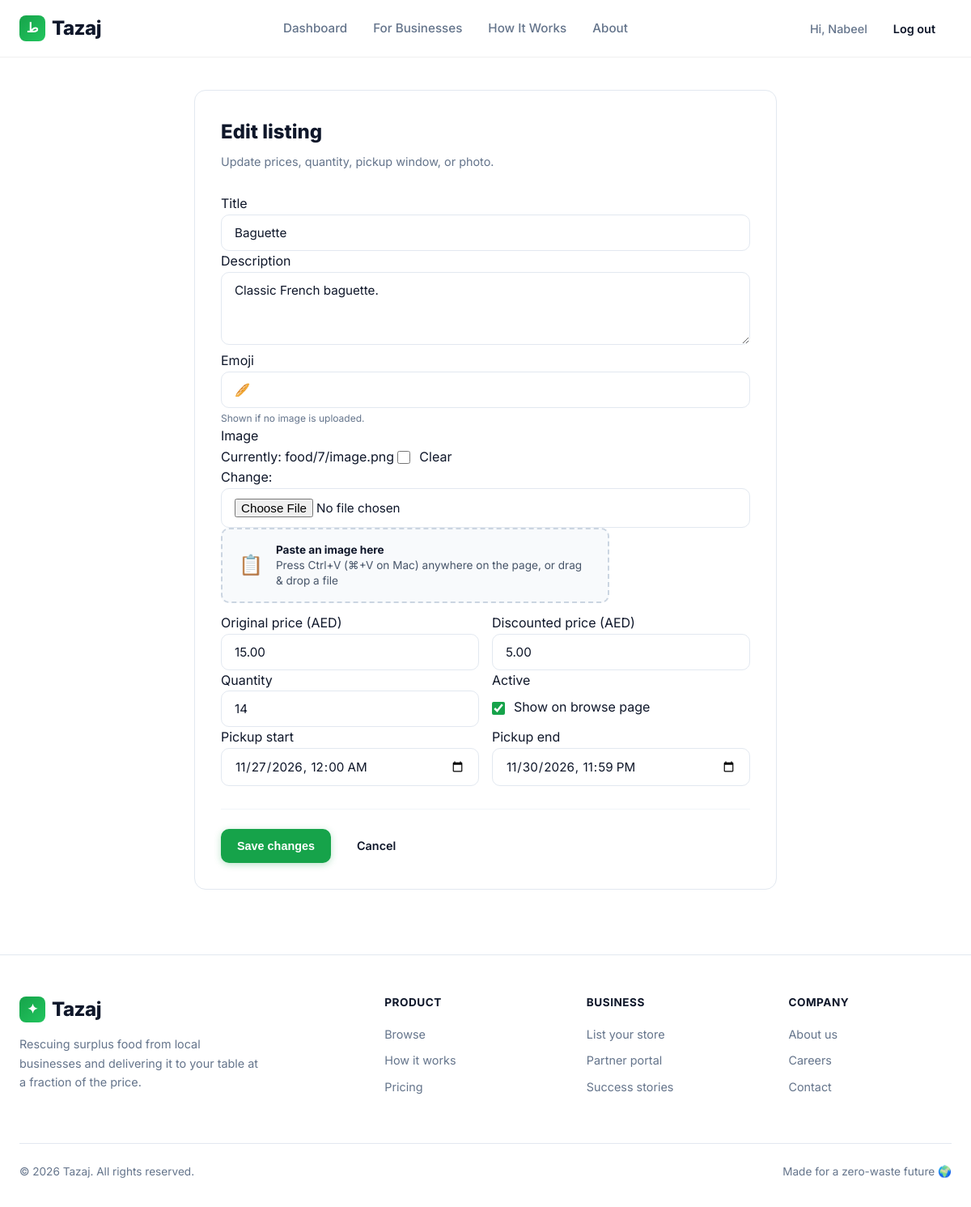
The page /dashboard/food/7/edit/ (signed in) on the database its author committed.
### main/models.py (models this page shows, shortened)
class User(AbstractUser):
    CUSTOMER = 'customer'
    BUSINESS = 'business'
    ADMIN = 'admin'
    ROLE_CHOICES = [
        (CUSTOMER, 'Customer'),
        (BUSINESS, 'Business'),
        (ADMIN, 'Admin'),
    ]
    role = models.CharField(
        max_length=20,
        choices=ROLE_CHOICES,
        default=CUSTOMER,
    )
    def is_business(self):
        return self.role == self.BUSINESS

class Food(models.Model):
    shop = models.ForeignKey(
        Shop,
        on_delete=models.CASCADE,
        related_name='foods',
    )
    title = models.CharField(max_length=140)
    description = models.TextField(blank=True)
    original_price = models.DecimalField(max_digits=8, decimal_places=2)
    discounted_price = models.DecimalField(max_digits=8, decimal_places=2)
    quantity = models.PositiveIntegerField(default=1)
    pickup_start = models.DateTimeField()
    pickup_end = models.DateTimeField()
    emoji = models.CharField(max_length=8, default='🍽️')
    image = models.ImageField(
        upload_to=food_image_path,
        blank=True,
        null=True,
    )
    is_active = models.BooleanField(default=True)
    created_at = models.DateTimeField(auto_now_add=True)
    class Meta:
        ordering = ['pickup_end']

### main/views.py (the view)
# urls.py: path("dashboard/food/<int:pk>/edit/", views.food_edit, name="food_edit"),
@login_required
def food_edit(request, pk):
    _require_business(request)
    shop = get_object_or_404(Shop, owner=request.user)
    food = get_object_or_404(Food, pk=pk, shop=shop)
    if request.method == "POST":
        form = FoodForm(request.POST, request.FILES, instance=food)
        if form.is_valid():
            form.save()
            messages.success(request, f"Listing “{food.title}” updated.")
            return redirect("dashboard")
    else:
        form = FoodForm(instance=food)
    return render(
        request,
        "dashboard/food_form.html",
        {"form": form, "mode": "edit", "shop": shop, "food": food},
    )

### main/views.py (called while the page is built)
def _require_business(request):
    if not request.user.is_authenticated or not request.user.is_business():
        raise PermissionDenied

### templates/dashboard/food_form.html (shortened to what this page needs)
{% extends "base.html" %}
{% load static %}
{% block extra_css %}
    <link rel="stylesheet" href="{% static 'css/dashboard.css' %}">
{% endblock %}
{% block content %}
<div class="dash-page">
    <div class="form-card">
        <h1>
            {% if mode == "create" %}New listing{% else %}Edit listing{% endif %}
        </h1>
        <p>
            {% if mode == "create" %}
                Add a surplus item customers can reserve.
            {% else %}
                Update prices, quantity, pickup window, or photo.
            {% endif %}
        </p>
        <form method="post" enctype="multipart/form-data" novalidate>
            <div class="form-group">
                <label for="{{ form.title.id_for_label }}">Title</label>
                {{ form.title }}
            </div>
            <div class="form-group">
                <label for="{{ form.description.id_for_label }}">Description</label>
                {{ form.description }}
            </div>
            <div class="form-group">
                <label for="{{ form.emoji.id_for_label }}">Emoji</label>
                {{ form.emoji }}
                <span class="helptext">Shown if no image is uploaded.</span>
            </div>
            <div class="form-group">
                <label for="{{ form.image.id_for_label }}">Image</label>
                {{ form.image }}
            </div>
            <div class="form-row">
                <div class="form-group">
                    <label for="{{ form.original_price.id_for_label }}">Original price (AED)</label>
                    {{ form.original_price }}
                </div>
                <div class="form-group">
                    <label for="{{ form.discounted_price.id_for_label }}">Discounted price (AED)</label>
                    {{ form.discounted_price }}
                </div>
            </div>
            <div class="form-row">
                <div class="form-group">
                    <label for="{{ form.quantity.id_for_label }}">Quantity</label>
                    {{ form.quantity }}
                </div>
                <div class="form-group">
                    <label for="{{ form.is_active.id_for_label }}">Active</label>
                    <label style="display:block; padding-top:0.5rem;">
                        {{ form.is_active }} Show on browse page
                    </label>
                </div>
            </div>
            <div class="form-row">
                <div class="form-group">
                    <label for="{{ form.pickup_start.id_for_label }}">Pickup start</label>
                    {{ form.pickup_start }}
                </div>
                <div class="form-group">
                    <label for="{{ form.pickup_end.id_for_label }}">Pickup end</label>
                    {{ form.pickup_end }}
                </div>
            </div>
            <div class="form-actions">
                <button type="submit" class="btn btn-primary">
                    {% if mode == "create" %}Create listing{% else %}Save changes{% endif %}
                </button>
                <a href="{% url 'dashboard' %}" class="btn btn-ghost">Cancel</a>
            </div>
        </form>
    </div>
</div>
{% endblock %}

### templates/base.html (shortened to what this page needs)
{% load static %}
<!DOCTYPE html>
<html lang="en">
<head>
    <link rel="stylesheet" href="{% static 'css/base.css' %}">
    {% block extra_css %}{% endblock %}
</head>
<body>
    <nav class="navbar">
        <div class="nav-container">
            <a href="/" class="logo">
                <span class="logo-mark">ط</span>
                Tazaj
            </a>
            <div class="nav-links">
                {% if user.is_authenticated and user.role == "business" %}
                    <a href="{% url 'dashboard' %}">Dashboard</a>
                {% endif %}
                <a href="#">For Businesses</a>
                <a href="#">How It Works</a>
                <a href="#">About</a>
            </div>
            <div class="nav-actions">
                {% if user.is_authenticated %}
                    <span class="nav-user">Hi, {{ user.username }}</span>
                    <form method="post" action="{% url 'logout' %}" class="logout-form">
                        <button type="submit" class="btn btn-ghost">Log out</button>
                    </form>
                {% else %}
                    <a href="{% url 'login' %}" class="btn btn-ghost">Log in</a>
                    <a href="{% url 'signup' %}" class="btn btn-primary">Sign up</a>
                {% endif %}
            </div>
        </div>
    </nav>
    <main>
        {% block content %}{% endblock %}
    </main>
    <footer>
        <div class="footer-container">
            <div class="footer-brand">
                <div class="logo">
                    <span class="logo-mark">✦</span>
                    Tazaj
                </div>
                <p>Rescuing surplus food from local businesses and delivering it to your table at a fraction of the price.</p>
            </div>
            <div class="footer-col">
                <h4>Product</h4>
                <a href="{% url 'browse' %}">Browse</a>
                <a href="#">How it works</a>
                <a href="#">Pricing</a>
            </div>
            <div class="footer-col">
                <h4>Business</h4>
                <a href="#">List your store</a>
                <a href="#">Partner portal</a>
                <a href="#">Success stories</a>
            </div>
            <div class="footer-col">
                <h4>Company</h4>
                <a href="#">About us</a>
                <a href="#">Careers</a>
                <a href="#">Contact</a>
            </div>
        </div>
        <div class="footer-bottom">
            <span>© 2026 Tazaj. All rights reserved.</span>
            <span>Made for a zero-waste future 🌍</span>
        </div>
    </footer>
</body>
</html>

### static/css/base.css (style rules this page uses)
* { margin: 0; padding: 0; box-sizing: border-box; }
:root { --primary: #16a34a; --primary-dark: #15803d; --primary-light: #dcfce7; --accent: #f59e0b; --dark: #0f172a; --gray: #64748b; --light-gray: #f1f5f9; --white: #ffffff; --radius: 14px; --shadow-sm: 0 1px 3px rgba(0, 0, 0, 0.06); --shadow-md: 0 4px 16px rgba(0, 0, 0, 0.08); --shadow-lg: 0 12px 32px rgba(0, 0, 0, 0.12); }
body { font-family: 'Inter', -apple-system, BlinkMacSystemFont, sans-serif; color: var(--dark); background: var(--white); line-height: 1.6; -webkit-font-smoothing: antialiased; }
a { text-decoration: none; color: inherit; }
.btn { padding: 0.6rem 1.25rem; border-radius: 10px; font-weight: 600; font-size: 0.9rem; transition: all 0.2s; cursor: pointer; border: none; display: inline-flex; align-items: center; gap: 0.4rem; }
.btn-ghost { background: transparent; color: var(--dark); }
.btn-primary { background: var(--primary); color: white; box-shadow: 0 2px 8px rgba(22, 163, 74, 0.3); }
.navbar { position: sticky; top: 0; z-index: 100; background: rgba(255, 255, 255, 0.85); backdrop-filter: saturate(180%) blur(12px); border-bottom: 1px solid rgba(0, 0, 0, 0.06); }
.nav-container { max-width: 1200px; margin: 0 auto; padding: 1rem 1.5rem; display: flex; align-items: center; justify-content: space-between; }
.logo { font-size: 1.5rem; font-weight: 800; letter-spacing: -0.5px; display: flex; align-items: center; gap: 0.5rem; }
.logo-mark { width: 32px; height: 32px; background: linear-gradient(135deg, var(--primary), #22c55e); border-radius: 8px; display: grid; place-items: center; color: white; font-size: 1rem; }
.nav-links { display: flex; gap: 2rem; align-items: center; }
.nav-links a { font-weight: 500; color: var(--gray); transition: color 0.2s; font-size: 0.95rem; }
.nav-actions { display: flex; gap: 0.75rem; align-items: center; }
footer { background: white; border-top: 1px solid #e2e8f0; padding: 3rem 1.5rem 2rem; }
.footer-container { max-width: 1200px; margin: 0 auto; display: grid; grid-template-columns: 2fr 1fr 1fr 1fr; gap: 3rem; }
.footer-brand p { color: var(--gray); font-size: 0.9rem; margin-top: 0.75rem; max-width: 300px; }
.footer-col h4 { font-size: 0.85rem; font-weight: 700; text-transform: uppercase; letter-spacing: 0.5px; margin-bottom: 1rem; color: var(--dark); }
.footer-col a { display: block; color: var(--gray); font-size: 0.9rem; margin-bottom: 0.6rem; transition: color 0.2s; }
.footer-bottom { max-width: 1200px; margin: 3rem auto 0; padding-top: 1.5rem; border-top: 1px solid #e2e8f0; display: flex; justify-content: space-between; align-items: center; color: var(--gray); font-size: 0.85rem; flex-wrap: wrap; gap: 1rem; }
.nav-user { font-size: 0.9rem; font-weight: 500; color: var(--gray); }
.logout-form { display: inline; margin: 0; }
.logout-form button { font-family: inherit; }

### rows shown on the page
User: username "Nabeel"
Food: title "Baguette", description "Classic French baguette.", emoji "🥖", original_price "15.00", discounted_price "5.00", quantity "14", is_active "☑", pickup_start "11/27/2026 00:00", pickup_end "11/30/2026 23:59"
